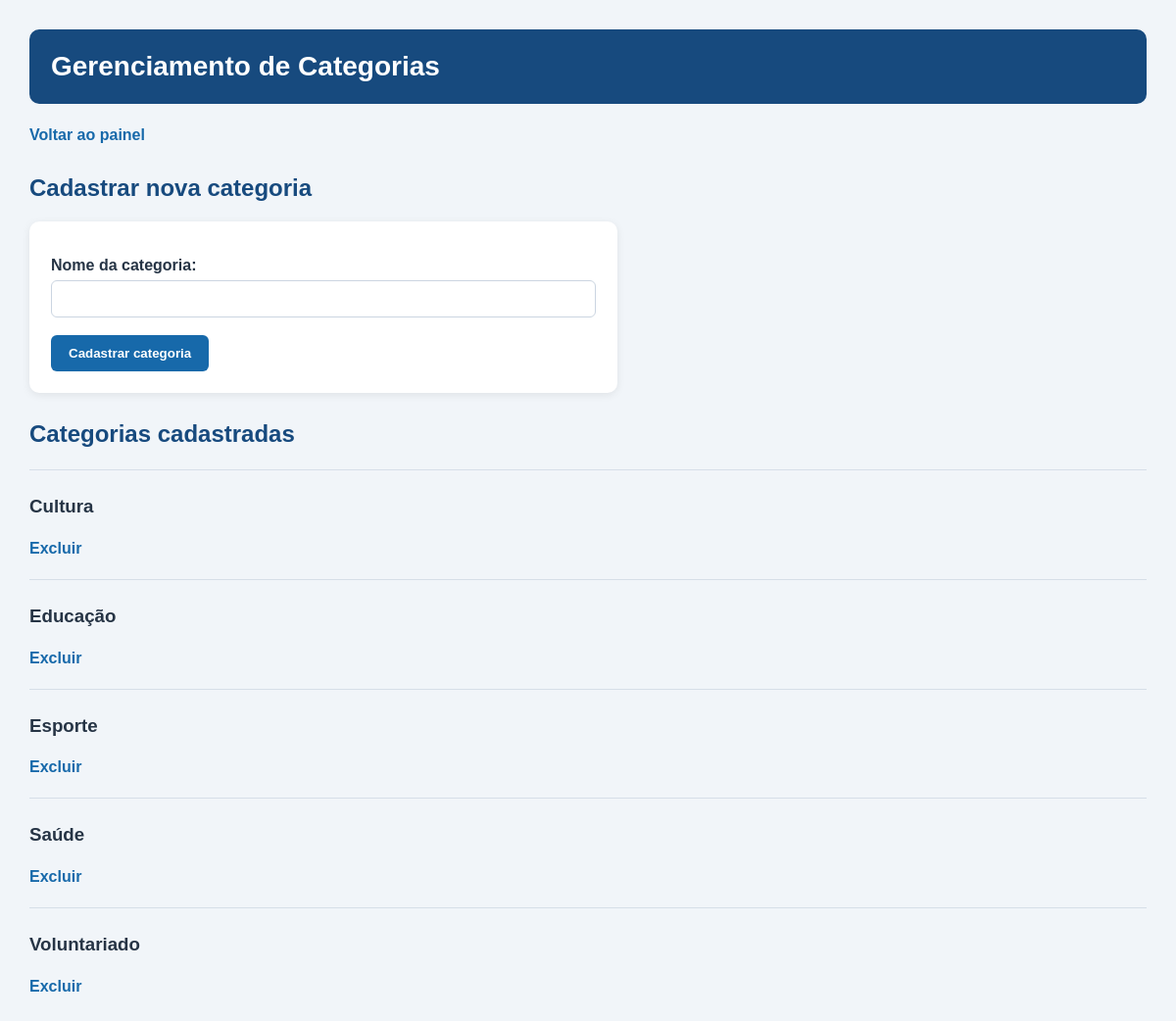
Screenshot of /categorias.php (signed in) with the database file from the repository.
### tables this page shows
CREATE TABLE `categoria` (
  `id` int(11) NOT NULL,
  `nome` varchar(100) NOT NULL
);

### categorias.php (the view, shortened to what this page needs)
<?php
require_once "config/conexao.php";
$resultado = $conexao->query(
    "SELECT * FROM categoria ORDER BY nome"
);
?>
<!DOCTYPE html>
<html lang="pt-br">
<head>
    <link rel="stylesheet" href="estilo.css">
</head>
<body>
    <h1>Gerenciamento de Categorias</h1>
    <p><a href="painel.php">Voltar ao painel</a></p>
    <h2>Cadastrar nova categoria</h2>
    <form method="POST" action="categorias.php">
        <label for="nome">Nome da categoria:</label>
        <input type="text" id="nome" name="nome" required>
        <button type="submit" name="cadastrar">
            Cadastrar categoria
        </button>
    </form>
    <h2>Categorias cadastradas</h2>
    <?php if ($resultado && $resultado->num_rows > 0): ?>
        <?php while ($categoria = $resultado->fetch_assoc()): ?>
            <hr>
            <h3>
                <?php echo htmlspecialchars($categoria["nome"]); ?>
            </h3>
            <a
                href="categorias.php?excluir=<?php echo (int) $categoria["id"]; ?>"
                onclick="return confirm('Tem certeza que deseja excluir esta categoria?');"
            >Excluir</a>
        <?php endwhile; ?>
    <?php else: ?>
        <p>Nenhuma categoria cadastrada.</p>
    <?php endif; ?>
</body>
</html>

### estilo.css (style rules this page uses)
* { box-sizing: border-box; }
body { font-family: Arial, sans-serif; background-color: #f1f5f9; color: #263445; margin: 0; padding: 30px; }
h1 { color: #ffffff; background-color: #174a7e; padding: 22px; border-radius: 10px; margin-top: 0; font-size: 28px; }
h2 { color: #174a7e; margin-top: 28px; }
a { color: #1769aa; text-decoration: none; font-weight: bold; }
form { background-color: #ffffff; padding: 22px; border-radius: 10px; max-width: 600px; box-shadow: 0 2px 8px rgba(0, 0, 0, 0.08); }
label { display: block; margin-top: 14px; margin-bottom: 6px; font-weight: bold; }
input, textarea, select { width: 100%; padding: 10px; border: 1px solid #cbd5e1; border-radius: 6px; font-family: Arial, sans-serif; font-size: 14px; background-color: #ffffff; }
button, input[type="submit"] { background-color: #1769aa; color: #ffffff; border: none; padding: 11px 18px; border-radius: 6px; cursor: pointer; font-weight: bold; margin-top: 18px; }
hr { border: none; border-top: 1px solid #d6dee8; margin: 22px 0; }
body > p, body > h3 { line-height: 1.6; }

### rows the page displays
categoria: nome "Cultura"
categoria: nome "Educação"
categoria: nome "Esporte"
categoria: nome "Saúde"
categoria: nome "Voluntariado"
